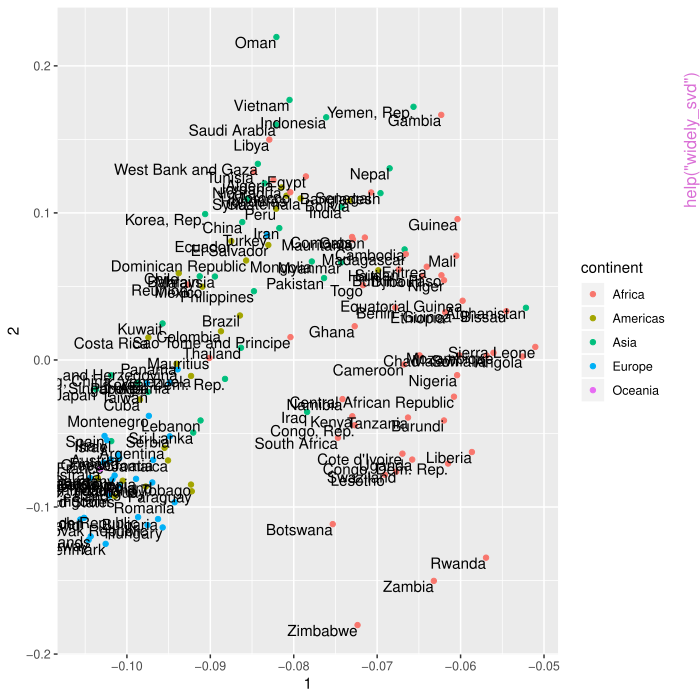

The script that drew this image:
pkgname <- "widyr"
source(file.path(R.home("share"), "R", "examples-header.R"))
options(warn = 1)
library('widyr')

base::assign(".oldSearch", base::search(), pos = 'CheckExEnv')
base::assign(".old_wd", base::getwd(), pos = 'CheckExEnv')
cleanEx()
nameEx("pairwise_cor")
### * pairwise_cor

flush(stderr()); flush(stdout())

### Name: pairwise_cor
### Title: Correlations of pairs of items
### Aliases: pairwise_cor pairwise_cor_

### ** Examples


library(dplyr)
library(gapminder)

gapminder %>%
  pairwise_cor(country, year, lifeExp)

gapminder %>%
  pairwise_cor(country, year, lifeExp, sort = TRUE)

# United Nations voting data
library(unvotes)

country_cors <- un_votes %>%
  mutate(vote = as.numeric(vote)) %>%
  pairwise_cor(country, rcid, vote, sort = TRUE)

country_cors




cleanEx()
nameEx("pairwise_count")
### * pairwise_count

flush(stderr()); flush(stdout())

### Name: pairwise_count
### Title: Count pairs of items within a group
### Aliases: pairwise_count pairwise_count_

### ** Examples


library(dplyr)
dat <- data_frame(group = rep(1:5, each = 2),
                  letter = c("a", "b",
                             "a", "c",
                             "a", "c",
                             "b", "e",
                             "b", "f"))

# count the number of times two letters appear together
pairwise_count(dat, letter, group)
pairwise_count(dat, letter, group, sort = TRUE)
pairwise_count(dat, letter, group, sort = TRUE, diag = TRUE)




cleanEx()
nameEx("pairwise_delta")
### * pairwise_delta

flush(stderr()); flush(stdout())

### Name: pairwise_delta
### Title: Delta measure of pairs of documents
### Aliases: pairwise_delta pairwise_delta_

### ** Examples


library(janeaustenr)
library(dplyr)
library(tidytext)

# closest documents in terms of 1000 most frequent words
closest <- austen_books() %>%
  unnest_tokens(word, text) %>%
  count(book, word) %>%
  top_n(1000, n) %>%
  pairwise_delta(book, word, n, method = "burrows") %>%
  arrange(delta)

closest

closest %>%
  filter(item1 == "Pride & Prejudice")

# to remove duplicates, use upper = FALSE
closest <- austen_books() %>%
  unnest_tokens(word, text) %>%
  count(book, word) %>%
  top_n(1000, n) %>%
  pairwise_delta(book, word, n, method = "burrows", upper = FALSE) %>%
  arrange(delta)

# Can also use Argamon's Linear Delta
closest <- austen_books() %>%
  unnest_tokens(word, text) %>%
  count(book, word) %>%
  top_n(1000, n) %>%
  pairwise_delta(book, word, n, method = "argamon", upper = FALSE) %>%
  arrange(delta)




cleanEx()
nameEx("pairwise_dist")
### * pairwise_dist

flush(stderr()); flush(stdout())

### Name: pairwise_dist
### Title: Distances of pairs of items
### Aliases: pairwise_dist pairwise_dist_

### ** Examples


library(gapminder)
library(dplyr)

# closest countries in terms of life expectancy over time
closest <- gapminder %>%
  pairwise_dist(country, year, lifeExp) %>%
  arrange(distance)

closest

closest %>%
  filter(item1 == "United States")

# to remove duplicates, use upper = FALSE
gapminder %>%
  pairwise_dist(country, year, lifeExp, upper = FALSE) %>%
  arrange(distance)

# Can also use Manhattan distance
gapminder %>%
  pairwise_dist(country, year, lifeExp, method = "manhattan", upper = FALSE) %>%
  arrange(distance)




cleanEx()
nameEx("pairwise_pmi")
### * pairwise_pmi

flush(stderr()); flush(stdout())

### Name: pairwise_pmi
### Title: Pointwise mutual information of pairs of items
### Aliases: pairwise_pmi pairwise_pmi_

### ** Examples


library(dplyr)

dat <- data_frame(group = rep(1:5, each = 2),
                  letter = c("a", "b",
                             "a", "c",
                             "a", "c",
                             "b", "e",
                             "b", "f"))

# how informative is each letter about each other letter
pairwise_pmi(dat, letter, group)
pairwise_pmi(dat, letter, group, sort = TRUE)




cleanEx()
nameEx("pairwise_similarity")
### * pairwise_similarity

flush(stderr()); flush(stdout())

### Name: pairwise_similarity
### Title: Cosine similarity of pairs of items
### Aliases: pairwise_similarity pairwise_similarity_

### ** Examples


library(janeaustenr)
library(dplyr)
library(tidytext)

# Comparing Jane Austen novels
austen_words <- austen_books() %>%
  unnest_tokens(word, text) %>%
  anti_join(stop_words, by = "word") %>%
  count(book, word) %>%
  ungroup()

# closest books to each other
closest <- austen_words %>%
  pairwise_similarity(book, word, n) %>%
  arrange(desc(similarity))

closest

closest %>%
  filter(item1 == "Emma")




cleanEx()
nameEx("squarely")
### * squarely

flush(stderr()); flush(stdout())

### Name: squarely
### Title: A special case of the widely adverb for creating tidy square
###   matrices
### Aliases: squarely squarely_

### ** Examples


library(dplyr)
library(gapminder)

closest_continent <- gapminder %>%
  group_by(continent) %>%
  squarely(dist)(country, year, lifeExp)




cleanEx()
nameEx("widely")
### * widely

flush(stderr()); flush(stdout())

### Name: widely
### Title: Adverb for functions that operate on matrices in "wide" format
### Aliases: widely widely_

### ** Examples


library(dplyr)
library(gapminder)

gapminder

gapminder %>%
  widely(dist)(country, year, lifeExp)

# can perform within groups
closest_continent <- gapminder %>%
  group_by(continent) %>%
  widely(dist)(country, year, lifeExp)
closest_continent

# for example, find the closest pair in each
closest_continent %>%
  top_n(1, -value)




cleanEx()
nameEx("widely_svd")
### * widely_svd

flush(stderr()); flush(stdout())

### Name: widely_svd
### Title: Turn into a wide matrix, perform SVD, return to tidy form
### Aliases: widely_svd widely_svd_

### ** Examples


library(dplyr)
library(gapminder)

# principal components driving change
gapminder_svd <- gapminder %>%
  widely_svd(country, year, lifeExp)

gapminder_svd

# compare SVDs, join with other data
library(ggplot2)
library(tidyr)

gapminder_svd %>%
  spread(dimension, value) %>%
  inner_join(distinct(gapminder, country, continent), by = "country") %>%
  ggplot(aes(`1`, `2`, label = country)) +
  geom_point(aes(color = continent)) +
  geom_text(vjust = 1, hjust = 1)




### * <FOOTER>
###
cleanEx()
options(digits = 7L)
base::cat("Time elapsed: ", proc.time() - base::get("ptime", pos = 'CheckExEnv'),"\n")
grDevices::dev.off()
###
### Local variables: ***
### mode: outline-minor ***
### outline-regexp: "\\(> \\)?### [*]+" ***
### End: ***
quit('no')
